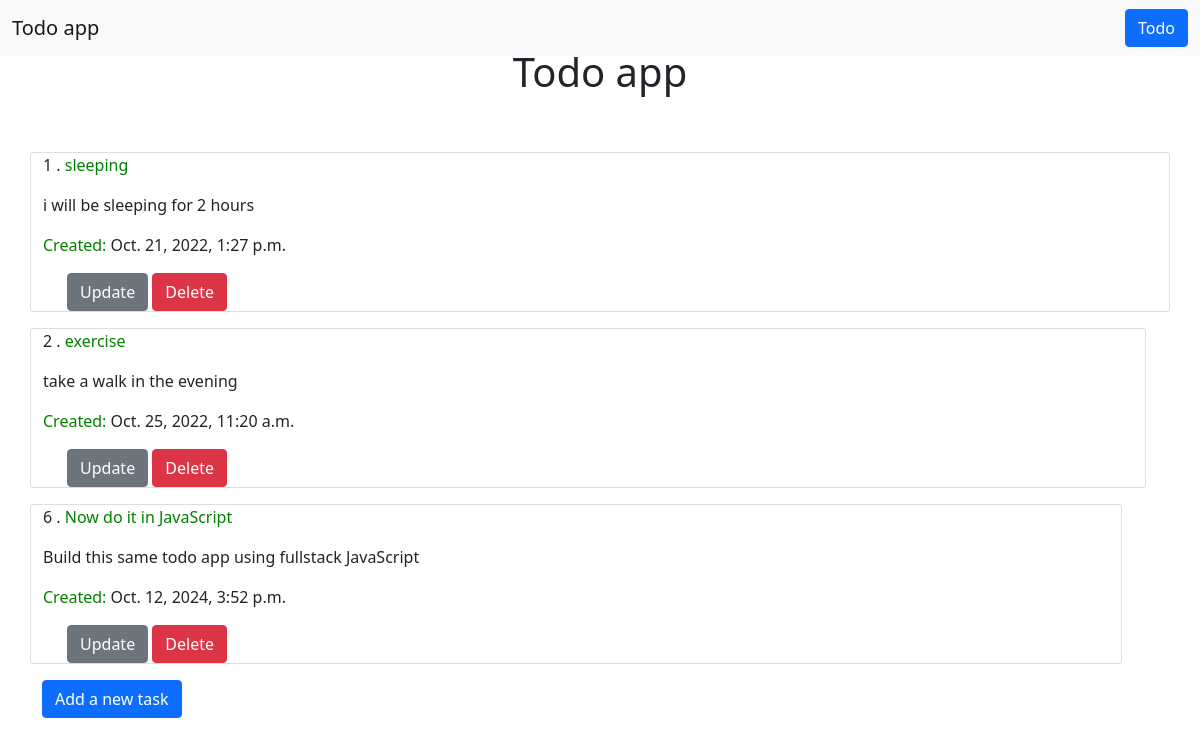
The page / on the database its author committed.
### todo/models.py (models this page shows, shortened)
class Todo(models.Model):
    title=models.CharField(max_length=100)
    details=models.TextField()
    date=models.DateTimeField(default=timezone.now)

### todo/views.py (the view)
# urls.py: 2. Add a URL to urlpatterns:  path('', views.home, name='home')
def home(request):
    list = Todo.objects.all()
    return render(request, 'home.html', { 'list': list })

### templates/home.html (shortened to what this page needs)
{% extends 'base.html' %}
{% block content %}
<div class="container d-flex d-flex-column justify-content-center mb-5 ">
{% block title %} <h1>Todo app</h1> {% endblock%}
</div>
<div>
  {% for todo in list %}
    <div class="row">
  <div class="container card mb-3" >
      <p >{{ todo.id }} .<span style="color:green;"> {{ todo.title }}</span></p>
      <p>{{todo.details}}</p>
      <p> <span style="color:green;">Created:</span> {{todo.date}}</p>
    <div class="container">
      <a class="btn btn-secondary" href="{% url 'update' todo.id%}"> Update </a>
        <a class="btn btn-danger" href="{% url 'delete' todo.id%}"> Delete</a>
    </div>
  </div>
  {% empty %}
  <h4>You have no lists!</h4>
  {% endfor %}
</div>
</div>
<div class="container">
  <a class="btn btn-primary" href="{% url 'add'%}"> Add a new task</a>
</div>
{% endblock %}

### templates/base.html (shortened to what this page needs)
<!doctype html>
<html lang="en">
  <head>
    <link href="https://cdn.jsdelivr.net/npm/bootstrap@5.0.2/dist/css/bootstrap.min.css" rel="stylesheet">
  </head>
  <body>
    {%block body%}
    <header class = "header fixed-top">
      <nav class="navbar navbar-expand-lg navbar-light bg-light">
          <div class="container-fluid">
            <a href="{% url 'home' %}" class=" navbar-brand">
              <span>Todo app</span>
            </a>
          <div class="collapse navbar-collapse" id="navbarResponsive">
            <ul class="navbar-nav ms-auto">
              <li class="nav-item ">
                  <a class="btn btn-primary ml-auto"href="#">Todo</a>
                </ul>
              </div>
            </div>
  </nav>
</header>
  <div class="container">
  {% block content %}{% endblock %}
  </div>
      {% endblock body%}
  </body>
</html>

### rows shown on the page
Todo: id "1", title "sleeping", details "i will be sleeping for 2 hours", date "Oct. 21, 2022, 1:27 p.m."
Todo: id "2", title "exercise", details "take a walk in the evening", date "Oct. 25, 2022, 11:20 a.m."
Todo: id "6", title "Now do it in JavaScript", details "Build this same todo app using fullstack JavaScript", date "Oct. 12, 2024, 3:52 p.m."
